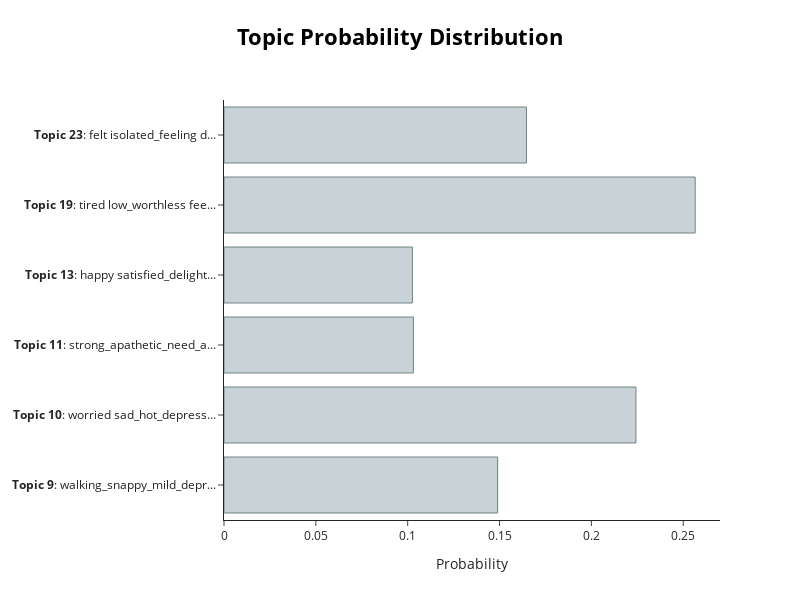

The cell this chart's notebook holds for it:
### Code cell
topic_model.visualize_distribution(topic_distr[2])

### Figure 1 — Plotly figure (JSON) as saved in the notebook; plotly's stock layout.template omitted (floating-point values rounded to 4 significant figures)
{"data": [{"marker": {"color": "#C8D2D7", "line": {"color": "#6E8484", "width": 1}}, "orientation": "h", "type": "bar", "x": [0.1489, 0.2243, 0.1031, 0.1026, 0.2565, 0.1647], "y": ["<b>Topic 9</b>: walking_snappy_mild_depr...", "<b>Topic 10</b>: worried sad_hot_depress...", "<b>Topic 11</b>: strong_apathetic_need_a...", "<b>Topic 13</b>: happy satisfied_delight...", "<b>Topic 19</b>: tired low_worthless fee...", "<b>Topic 23</b>: felt isolated_feeling d..."]}], "layout": {"height": 600, "hoverlabel": {"bgcolor": "white", "font": {"family": "Rockwell", "size": 16}}, "title": {"font": {"color": "Black", "size": 22}, "text": "<b>Topic Probability Distribution</b>", "x": 0.5, "xanchor": "center", "y": 0.95, "yanchor": "top"}, "width": 800, "xaxis": {"title": {"text": "Probability"}}}}
